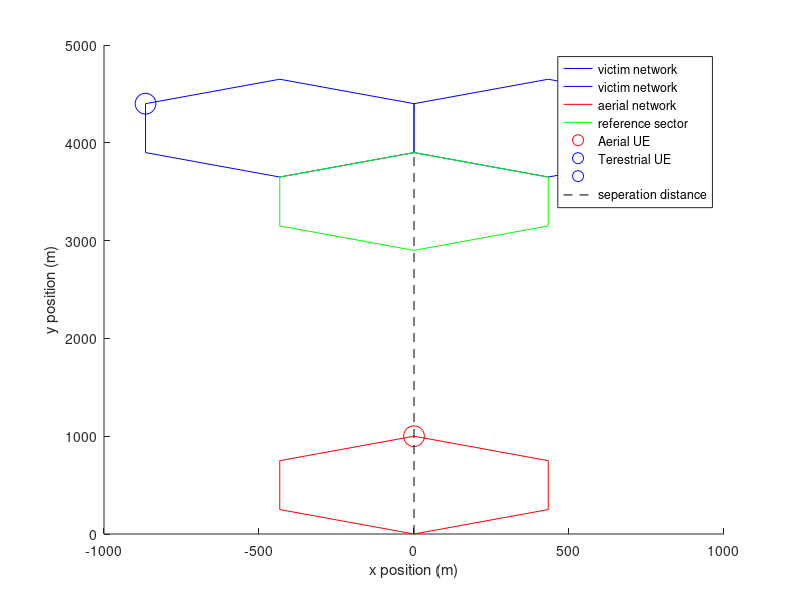

Source code (MATLAB): (Note: this script raises an error after producing the figure.)
%Main function for simplified scenario 1
%Urban and co-channel
%PhiDistribution.m does not need to be run prior to executing this function

%***********
%to switch between free space and P1546 propagation 
%losses for terestrial UEs, 
%manualy comment/uncomment lines 162-167 & 201-206
%***********



%clear all stored values that may interphere
clear all

%start run timer
tic

fc=708000000; %center frequency (Hz)
lambda=299792458/fc; %wavelength (m)
bw=6000000; %bandwidth (Hz)
tilt=-3;  %mechanical downtilt (degrees)
SINR_target=10; %(dB)
L_feeder=-3; %(dB)
L_body=-4; %(dB)
UE_gain=-3; %(dBi)
L_entry=0; %(dB)
h_BSa=30; %BS antenna height (m)
h_BSb=30;  %BS antenna height (m)
h_UEb=1.5; %UE antenna height (m)
G_0=16; %BS antenna gain (dBi)
d_sep=3900; % (m) seperation distance between both networks
r_a=500; %cell radius (m)
n_a=1; %number of monte carlo runs
max_dBmUE=23; %max transmiting power of UEs (dBm)
min_dBmUE=-40; %min transmiting power of UEs (dBm)
nf=5; %noise figure (dB)





%Noise
noisefloor=10.*log10(1.380649e-23*290*bw*1000)+5;  %dBm
N=10.^(noisefloor./10); %mW


%Matrix for storing positions of hexagon corners
%so we can plot the outline later
%7 because there are 7 corner (first + last overlap)
%2 because x&y
%4 because we have one tri-sector and one single sector
outline=NaN(7,2,4);

%Interfering network A
%position and antenna orrientation of BS
BS_a1=[0,0,h_BSa;0,1,sin(pi*tilt/180)];


%Center positions of aerial sector
x1=0+BS_a1(1,1);
y1=r_a+BS_a1(1,2);


%matrix for storing drone position in all sectors
%Only one drone in this scenario
UE_a=zeros(3,1,n_a);

UE_a(:,1,1)=[0,2*r_a,300];


outline(:,:,1)=[BS_a1(1,2)+r_a,BS_a1(1,1)]+[r_a,0;r_a/2,sqrt(3)*r_a/2;-r_a/2,sqrt(3)*r_a/2;-r_a,0;-r_a/2,-sqrt(3)*r_a/2;r_a/2,-sqrt(3)*r_a/2;r_a,0];




%Victim Network B
%three BS antennas at same position and 120 deg spread
BS_b1=[0,d_sep,h_BSb;0,-1,sin(pi*tilt/180)]; %position and antenna orrientation base station
BS_b2=[0,d_sep,h_BSb;-0.866,0.5,sin(pi*tilt/180)];
BS_b3=[0,d_sep,h_BSb;0.866,0.5,sin(pi*tilt/180)];

UE_b=zeros(3,3,n_a);

%2 self intefering UEs (no UE in reference cell)
UE_b(:,2,1)=[-sqrt(3)*r_a+BS_b1(1,1),r_a+BS_b1(1,2),h_UEb];
UE_b(:,3,1)=[sqrt(3)*r_a+BS_b1(1,1),r_a+BS_b1(1,2),h_UEb];

outline(:,:,2)=[BS_b1(1,2)+0.5*r_a,BS_b1(1,1)-sqrt(3)*r_a/2]+[r_a,0;r_a/2,sqrt(3)*r_a/2;-r_a/2,sqrt(3)*r_a/2;-r_a,0;-r_a/2,-sqrt(3)*r_a/2;r_a/2,-sqrt(3)*r_a/2;r_a,0];
outline(:,:,3)=[BS_b1(1,2)+0.5*r_a,BS_b1(1,1)+sqrt(3)*r_a/2]+[r_a,0;r_a/2,sqrt(3)*r_a/2;-r_a/2,sqrt(3)*r_a/2;-r_a,0;-r_a/2,-sqrt(3)*r_a/2;r_a/2,-sqrt(3)*r_a/2;r_a,0];
outline(:,:,4)=[BS_b1(1,2)-r_a,BS_b1(1,1)]+[r_a,0;r_a/2,sqrt(3)*r_a/2;-r_a/2,sqrt(3)*r_a/2;-r_a,0;-r_a/2,-sqrt(3)*r_a/2;r_a/2,-sqrt(3)*r_a/2;r_a,0];


%Plotting hex outlines and UE positions
hold on
for i=2:3
    plot(outline(:,2,i),outline(:,1,i),'b')
    %plot(UE(1,i),UE(2,i),'k.')
    xlabel('x position (m)')
    ylabel('y position (m)')
end
plot(outline(:,2,1),outline(:,1,1),'r')
plot(outline(:,2,4),outline(:,1,4),'g')
plot(UE_a(1,1,1),UE_a(2,1,1),'ro','MarkerSize',15)
plot(UE_b(1,2,1),UE_b(2,2,1),'bo','MarkerSize',15)
plot(UE_b(1,3,1),UE_b(2,3,1),'bo','MarkerSize',15)
plot([BS_a1(1,1),BS_b1(1,1)],[BS_a1(1,2),BS_b1(1,2)],'k--')
legend('victim network','victim network','aerial network','reference sector','Aerial UE','Terestrial UE','','seperation distance')
hold off

%count number of UE over or under tx power range
n_UEmaxA=0;
n_UEmaxB=0;
n_UEminA=0;
n_UEminB=0;

%WANTED SIGNAL
S_const=10.^((SINR_target+noisefloor)./10); %(mW)


I=zeros(1,n_a); %aggregate Interference power (mW)
I_self=zeros(1,n_a); %aggregate self interference power (mW)


for i=1:n_a


%Calculate amount of self interference

%note there are two sets of displacement vectors and angles
%UPPER CASE is wrt to reference cell BS
%lower case is wrt to own BS

%Displacement vector from UE to reference cell

%D1=[UE_b(1,1,i)-BS_b1(1,1),UE_b(2,1,i)-BS_b1(1,2),UE_b(3,1,i)-BS_b1(1,3)];
D2=[UE_b(1,2,i)-BS_b1(1,1),UE_b(2,2,i)-BS_b1(1,2),UE_b(3,2,i)-BS_b1(1,3)];
D3=[UE_b(1,3,i)-BS_b1(1,1),UE_b(2,3,i)-BS_b1(1,2),UE_b(3,3,i)-BS_b1(1,3)];

%angle between BS max gain vector and displacement vector in xy plane
PHI2b=180.*acos(dot(D2(1:2),BS_b1(2,1:2))./norm(D2(1:2)))./pi;
PHI3b=180.*acos(dot(D3(1:2),BS_b1(2,1:2))./norm(D3(1:2)))./pi;
%elevation angle
THETA2b=180.*acos(dot([norm(D2(1:2)),D2(3)],[cos(pi*tilt/180),sin(pi*tilt/180)])./norm(D2))./pi;
THETA3b=180.*acos(dot([norm(D3(1:2)),D3(3)],[cos(pi*tilt/180),sin(pi*tilt/180)])./norm(D3))./pi;

%displacement vector to own BS
%d1=[UE_b(1,1,i)-BS_b1(1,1),UE_a(2,1,i)-BS_a1(1,2),UE_a(3,1,i)-BS_a1(1,3)];
d2=[UE_b(1,2,i)-BS_b2(1,1),UE_b(2,2,i)-BS_b2(1,2),UE_b(3,2,i)-BS_b2(1,3)];
d3=[UE_b(1,3,i)-BS_b3(1,1),UE_b(2,3,i)-BS_b3(1,2),UE_b(3,3,i)-BS_b3(1,3)];

%angle between own BS max gain vector and displacement vector in xy plane
phi2b=180.*acos(dot(d2(1:2),BS_b2(2,1:2))./norm(d2(1:2)))./pi;
phi3b=180.*acos(dot(d3(1:2),BS_b3(2,1:2))./norm(d3(1:2)))./pi;
%elevation angle
theta2b=180.*acos(dot([norm(d2(1:2)),d2(3)],[cos(pi*tilt/180),sin(pi*tilt/180)])./norm(d2))./pi;
theta3b=180.*acos(dot([norm(d2(1:2)),d3(3)],[cos(pi*tilt/180),sin(pi*tilt/180)])./norm(d3))./pi;

%Antenna gain to own BS
AntGain_b2_b2=F1336(phi2b,theta2b,G_0);
AntGain_b3_b3=F1336(phi3b,theta3b,G_0);

%propagation loss to Own BS
%free space
%L_b2_b2=20.*log10(lambda./(4.*pi.*norm(d2)));
%L_b3_b3=20.*log10(lambda./(4.*pi.*norm(d3)));

%P1546
L_b2_b2=-P1546FieldStrMixed(700,50,1.5,h_BSb,0,'Suburban',norm(d2)./1000,'Land',0, 'q', 50, 'Ptx', 1, 'ha', h_UEb);
L_b3_b3=-P1546FieldStrMixed(700,50,1.5,h_BSb,0,'Suburban',norm(d2)./1000,'Land',0, 'q', 50, 'Ptx', 1, 'ha', h_UEb);


%I_dBmUE1=SINR_target+noisefloor-F1336V(UE_b(:,1,i),BS_b1(1,:),BS_b1(2,:),18)-20.*log10(lambda./(4.*pi.*norm(d1)+1e-3))-UE_gain;
I_dBmUE2=SINR_target+noisefloor-AntGain_b2_b2-L_b2_b2-UE_gain-L_feeder-L_body;
I_dBmUE3=SINR_target+noisefloor-AntGain_b3_b3-L_b3_b3-UE_gain-L_feeder-L_body;




if I_dBmUE2>max_dBmUE
    I_dBmUE2=max_dBmUE;
    n_UEmaxB=n_UEmaxB+1;
end
if I_dBmUE2<min_dBmUE
    I_dBmUE2=min_dBmUE;
    n_UEminB=n_UEminB+1;
end
if I_dBmUE3>max_dBmUE
    I_dBmUE3=max_dBmUE;
    n_UEmaxB=n_UEmaxB+1;
end
if I_dBmUE3<min_dBmUE
    I_dBmUE3=min_dBmUE;
    n_UEminB=n_UEminB+1;
end


%Antenna gain to reference BS
AntGain_b2_b1=F1336(PHI2b,THETA2b,G_0);
AntGain_b3_b1=F1336(PHI3b,THETA3b,G_0);

%propagation loss to reference BS
%free space
%L_b2_b1=20.*log10(lambda./(4.*pi.*norm(D2)));
%L_b3_b1=20.*log10(lambda./(4.*pi.*norm(D3)));

%P1546
L_b2_b1=-P1546FieldStrMixed(708,50,h_UEb,h_BSb,0,'Urban',norm(D2)./1000,'Land',0, 'q', 50, 'Ptx', 1, 'ha', h_UEb);
L_b3_b1=-P1546FieldStrMixed(708,50,h_UEb,h_BSb,0,'Urban',norm(D3)./1000,'Land',0, 'q', 50, 'Ptx', 1, 'ha', h_UEb);


I_self(i)=10.^((I_dBmUE2+AntGain_b2_b1+L_b2_b1+UE_gain+L_body+L_feeder)./10);
I_self(i)=I_self(i)+10.^((I_dBmUE2+AntGain_b3_b1+L_b3_b1+UE_gain+L_body+L_feeder)./10);






%Drone Interference


%calculate LOS displacement vector for each drone in the 3 sectors
%repeat for n_a runs
D1a=[UE_a(1,1,i)-BS_b1(1,1),UE_a(2,1,i)-BS_b1(1,2),UE_a(3,1,i)-BS_b1(1,3)];

%angle between BS max gain vector and displacement vector in xy plane
PHI1a=180.*acos(dot(D1a(1:2),BS_b1(2,1:2))./norm(D1a(1:2)))./pi;

%elevation angle
THETA1a=180.*acos(dot([norm(D1a(1:2)),D1a(3)],[cos(pi*tilt/180),sin(pi*tilt/180)])./norm(D1a))./pi;


d1a=[UE_a(1,1,i)-BS_a1(1,1),UE_a(2,1,i)-BS_a1(1,2),UE_a(3,1,i)-BS_a1(1,3)];

%angle between BS max gain vector and displacement vector in xy plane
phi1a=180.*acos(dot(d1a(1:2),BS_a1(2,1:2))./norm(d1a(1:2)))./pi;

%elevation angle
theta1a=180.*acos(dot([norm(d1a(1:2)),d1a(3)],[cos(pi*tilt/180),sin(pi*tilt/180)])./norm(d1a))./pi;

AntGain_a1_a1=F1336(phi1a,theta1a,G_0);

L_a1_a1=20.*log10(lambda./(4.*pi.*norm(d1a)));

I_dBmUE1=SINR_target+noisefloor-AntGain_a1_a1-L_a1_a1-UE_gain-L_feeder;

if I_dBmUE1>max_dBmUE
    I_dBmUE1=max_dBmUE;
    n_UEmaxA=n_UEmaxA+1;
end
if I_dBmUE1<min_dBmUE
    I_dBmUE1=min_dBmUE;
    n_UEminA=n_UEminA+1;
end

%Antenna gain to reference BS
AntGain_a1_b1=F1336(PHI1a,THETA1a,G_0);


%propagation loss to reference BS
L_a1_b1=20.*log10(lambda./(4.*pi.*norm(D1a)));

%Interference power
I(i)=10.^((I_dBmUE1+AntGain_a1_b1+L_a1_b1+UE_gain+L_feeder)./10); %(mW)
end



%Averaging over all n_a but in this case n_a=1
I_0=mean(I_self);

%Baseline SINR
SINR_0=S_const./(N+I_self);

%SINR with drone interference
SINR_const=S_const./(N+I_self+I);

%throughput loss (%)
bitloss=100.*(log2(1+SINR_0)-log2(1+SINR_const))./(log2(1+SINR_0)+log2(1+SINR_const));

%average over all n_a
average_throughput_loss=mean(bitloss)



%end timer
toc
